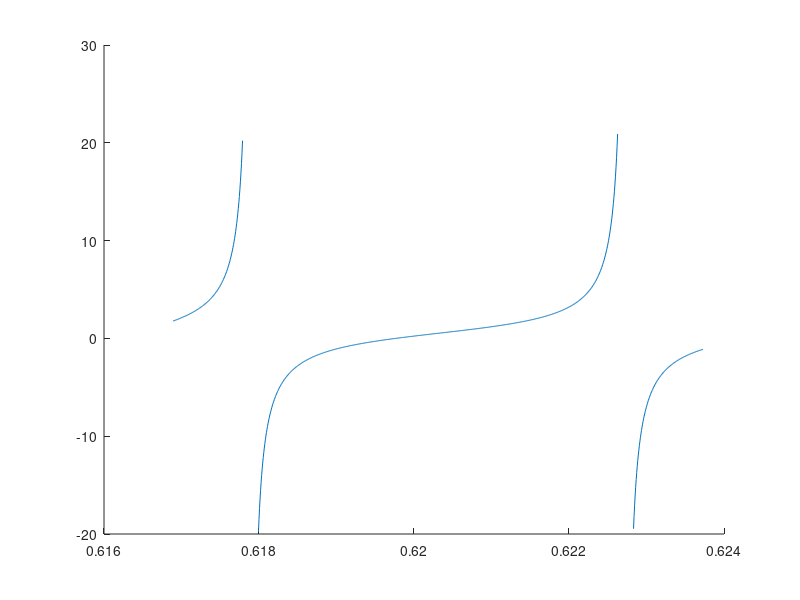

This figure's MATLAB source: (Note: this script raises an error after producing the figure.)
%% Section 3.2: Covariance distance estimation
% This page contains simulations in Section 3.2: estimation of various
% distance between covariance matrices in large dimension

%% Visualization of behavior of $x \mapsto x m_\mu(x)$
close all; clear; clc

coeff = 3;
p = 100*coeff;
n1 = 300*coeff;
n2 = 900*coeff;

c1 = p/n1;
c2 = p/n2;

rng(928);
Z1 = randn(p,n1);
Z2 = randn(p,n2);

eig_C1 = [1,2,4];
eig_C2 = [1,3,5];
C1 = diag([eig_C1(1)*ones(p/3,1); eig_C1(2)*ones(p/3,1); eig_C1(3)*ones(p/3,1)]); 
C2 = diag([eig_C2(1)*ones(p/3,1); eig_C2(2)*ones(p/3,1); eig_C2(3)*ones(p/3,1)]); 

X1 = sqrtm(C1)*Z1;
X2 = sqrtm(C2)*Z2;

SCM1 = X1*(X1')/n1;
SCM2 = X2*(X2')/n2;

SCM = SCM1\SCM2;
eigs_SCM = eig(SCM);
eigs_SCM = sort(eigs_SCM);

m = @(x) sum(1./(eigs_SCM-x))/p;
x_m = @(x) x.*m(x);

tol1 = 1e-3;
index_eigs_SCM = 50;
zoom_eigs_SCM = linspace(eigs_SCM(index_eigs_SCM)-tol1,eigs_SCM(index_eigs_SCM+1)+tol1,1000);

tol2 = 1e-4;
zoom_eigs_SCM(zoom_eigs_SCM<=eigs_SCM(index_eigs_SCM)+tol2 & zoom_eigs_SCM>=eigs_SCM(index_eigs_SCM)-tol2)=NaN;
zoom_eigs_SCM(zoom_eigs_SCM<=eigs_SCM(index_eigs_SCM+1)+tol2 & zoom_eigs_SCM>=eigs_SCM(index_eigs_SCM+1)-tol2)=NaN;

% numerical evaluation of eta and zeta
eta = real(eig(diag(eigs_SCM) + sqrt(eigs_SCM)*sqrt(eigs_SCM')/(n1-p)));
eta = eta(eta<eigs_SCM(index_eigs_SCM+1) & eta>eigs_SCM(index_eigs_SCM));
zeta = real(eig(diag(eigs_SCM) - sqrt(eigs_SCM)*sqrt(eigs_SCM')/(n2)));
zeta = zeta(zeta<eigs_SCM(index_eigs_SCM) & zeta>eigs_SCM(index_eigs_SCM-1));

figure
hold on
plot(zoom_eigs_SCM, x_m(zoom_eigs_SCM));
xline(eigs_SCM(index_eigs_SCM),'--k');
xline(eigs_SCM(index_eigs_SCM+1),'--k');
yline(0,'--k');
yline( (1-c2)/c2,'--k');
yline( -1/c1,'--k');
yline(0,'--k');
axis([eigs_SCM(index_eigs_SCM)-tol1 eigs_SCM(index_eigs_SCM+1)+tol1 -10 10])

xlabel('x', 'Interpreter', 'latex')
ylabel('$x m_{\mu}(x)$', 'Interpreter', 'latex')
plot(eigs_SCM(index_eigs_SCM),0,'ob');
text(eigs_SCM(index_eigs_SCM)+1e-5,.5,'$\lambda_i$', 'Interpreter', 'latex', 'FontSize',12)
plot(eigs_SCM(index_eigs_SCM+1),0,'ob');
text(eigs_SCM(index_eigs_SCM+1)+1e-5,.5,'$\lambda_{i+1}$', 'Interpreter', 'latex', 'FontSize',12)

plot(eta, 0,'xr');
plot(zeta, 0,'xr');
text(eta-1e-4, .5,'$\eta_i$', 'Interpreter', 'latex', 'FontSize',12)
text(zeta-1e-4, .5,'$\zeta_i$', 'Interpreter', 'latex', 'FontSize',12)
xline(eta,':k');
xline(zeta,':k');

%% Classical versus random matrix improved covariance distance estimator
close all; clear; clc

p_loop = 2.^(1:9);
n1 = 1024;
n2 = 2048;

rng(928);
nb_average_loop = 30;
store_output = zeros(length(p_loop),3); % [population distance, RMT estimator, classical estimator]

for i = 1:length(p_loop)
    p = p_loop(i);
    
    C1 = toeplitz(0.2.^(0:p-1));
    C2 = toeplitz(0.4.^(0:p-1));

    f = @(z) log(z).^2; % Fisher distance
    
    tmp = zeros(3,1);
    for j = 1:nb_average_loop
        X1 = sqrtm(C1)*randn(p,n1);
        X2 = sqrtm(C2)*randn(p,n2);

        [RMTDistEst,ClassDistEst] = RMTCovDistEst(X1,X2,'Fisher');
        tmp = tmp + [mean(f(eig(C1\C2))); RMTDistEst; ClassDistEst]/nb_average_loop;
    end
    store_output(i,:) = tmp;
end        

disp('Performance of different estimators:')
disp([p_loop', store_output])

%% FUNCTIONS
% Code from https://github.com/maliktiomoko/RMTEstimCovDist
function [RMTDistEst,ClassDistEst] = RMTCovDistEst(X1,X2,distance)
%RMTCovDistEst: random matrix-based improved estimators of distances
%between covariances
%INPUT: X1 (input data of covriance C1), X2 (input data of covriance C2),
%distance (different types of distances under consideration)

n1=size(X1,2);
n2=size(X2,2);
p=size(X2,1);

switch distance
    case 'Fisher'
        f = @(t) log(t).^2;
    case 'bhattacharrya'
        f = @(t) -1/4*log(t)+1/2*log(1+t)-1/2*log(2);
    case 'KL'
        f = @(t) 1/2*t-1/2*log(t)-1/2;
    case 't'
        f = @(t) t;
    case 'log'
        f = @(t) log(t);
    case 'log(1+st)'
        s = 1;
        f = @(t) log(1+s*t);
end    
    c2=p/n2;
    c1=p/n1;                   
    hatC1=1/n1*(X1*X1');
    hatC2=1/n2*(X2*X2');
    F=hatC1\hatC2;

    lambda=sort(eig(F));
    slambda=sqrt(lambda);
    eta = sort(eig(diag(lambda)-slambda*slambda'/(p-n1)));
    zeta = sort(eig(diag(lambda)-slambda*slambda'/n2));
    m = @(z) mean(1./(lambda*ones(1,length(z))-ones(p,1)*z));        
    phi=@(z) z+c1*z.^2.*m(z);      
    psi=@(z) 1-c2-c2*z.*m(z);
    switch distance
        case 'Fisher'
            M=zeros(p);
                N=zeros(p);                
                for i=1:p
                    M(i,i)=1/(2*lambda(i)^2);
                    N(i,i)=1/lambda(i);                 
                    js=1:p;
                    js(i)=[];
                    for j=js
                        M(i,j)=(-1+lambda(i)/lambda(j)-log(lambda(i)/lambda(j)))/(lambda(i)-lambda(j))^2;                        
                        N(i,j)=log(lambda(i)/lambda(j))/(lambda(i)-lambda(j));
                    end
                end     

                % Large p-estimate
                
                RMTDistEst=2*(c1+c2-c1*c2)/(c1*c2)*( (eta-zeta)'*M*(eta-lambda)+(eta-lambda)'*(log((1-c1)*lambda)./lambda) )...
                    -2/p*(eta-zeta)'*N*ones(p,1)+1/p*sum(log((1-c1)*lambda).^2)...
                    -2*(1-c2)/c2*( 1/2*log( (1-c1)*(1-c2) )^2+(eta-zeta)'*(log((1-c1)*lambda)./lambda) );               
                ClassDistEst=mean(f(lambda));
        case 'log(1+st)'  
            % additional kappa term in negative side
            s=1;
                kappa_p=0;
                kappa_m=-1/(s*(1-c1));
                if c2>1
                   kappa_p=min(lambda(lambda>1e-3));
                   while phi(kappa_m)/psi(kappa_m)>-1/s
                       kappa_m=2*kappa_m;
                   end
                end
                
                while abs(kappa_p-kappa_m)>1e-6*abs(eta(p)-zeta(p))
                    kappa_=(kappa_p+kappa_m)/2;
                    if phi(kappa_)/psi(kappa_)<-1/s
                        kappa_m=kappa_;
                    else
                        kappa_p=kappa_;
                    end
                end
                kappa_0=(kappa_p+kappa_m)/2;  
            RMTDistEst=(c1+c2-c1*c2)/(c1*c2)*log((c1+c2-c1*c2)/(1-c1)/abs(c2-s*c1*kappa_0))+1/c2*log(abs(-s*kappa_0*(1-c1)))+1/p*sum(log(abs(1-lambda/kappa_0)));  
            ClassDistEst=mean(f(lambda));
        case 'bhattacharrya'
            RMTDistEst=(-1/4)*RMTCovDistEst(X,Y,'log')+1/2*RMTCovDistEst(X,Y,'log(1+st)')-1/2*log(2);
            ClassDistEst=mean(f(lambda));
        case 'KL'
            RMTDistEst=1/2*((1-c1)*mean(lambda)-mean(log(lambda))+(1-c1)/c1*log(1-c1)-(1-c2)/c2*log(1-c2)-1);
            ClassDistEst=mean(f(lambda));
        case 't'
            RMTDistEst=(1-c1)*mean(lambda);
            ClassDistEst=mean(f(lambda));
        case 'log'
            RMTDistEst=1/p*sum(log(lambda))-(1-c1)/c1*log(1-c1)+(1-c2)/c2*log(1-c2);
            ClassDistEst=mean(f(lambda));
        case 'Wasserstein'
            [RMTDistEst,ClassDistEst]=RMTWassDist(X1,X2);
    end

end


function [RMTDistEst,ClassDistEst] = RMTWassDist(X1,X2)
%Function that compute the Wasserstein distance between Gaussian centered
%distribution based on the article Random  Matrix-Improved  Estimation  of  the  Wasserstein  Distance
%between  two  Centered  Gaussian  Distribution (Malik TIOMOKO & Romain Couillet)
%Input samples from the first class X1 of dimension p*n1 and the
%samples from the second class X2 of size p*n2

p=size(X1,1);
n1=size(X1,2);
n2=size(X2,2);
c1=p/n1;c2=p/n2;

%Sample covariance estimate
hatC1=X1*X1'/n1;hatC2=X2*X2'/n2;
lambda=sort(eig(hatC1*hatC2));
m=@(z) mean(1./(lambda-z));
phi=@(z) z./(1-c1-c1.*z.*m(z));
psi=@(z) 1-c2-c2*z.*m(z);
f=@(z) sqrt(z);
eta=sort(real(eig(diag(lambda)-(1/n1)*sqrt(lambda)*sqrt(lambda)')));
zeta=sort(real(eig(diag(lambda)-(1/n2)*sqrt(lambda)*sqrt(lambda)')));
phi_test=@(z) z;
psi_test=@(z) 1;
phipsi=@(z) sqrt(z)/(c2);
for i=1:length(lambda)
    phi_test=@(z) phi_test(z).*((z-lambda(i))./(z-eta(i)));
    psi_test=@(z) psi_test(z).*(z-zeta(i))./(z-lambda(i));
    phipsi=@(z) phipsi(z).*sqrt((z-zeta(i))./(z-eta(i)));
end
% Distinguish the case where n1<n2 to the case where n1>n2
if eta(1)<zeta(1)
    my_eta=zeta;
    my_zeta=eta;
else
    my_zeta=zeta;
    my_eta=eta;
end
other=@(z) 2*sum(1./(z-zeta))-2*sum(1./(z-lambda));
integrand_real=@(z) (1/(2*pi))*2*f(-(phi(z)./psi(z))).*other(z).*(psi(z)/c2);
%Computing the second term (real_integral)
real_integral=0;
for i=1:length(my_zeta)
    real_integral=real_integral+integral(integrand_real,my_zeta(i),my_eta(i));
end
%Computing the first term (pole in lambda)
pole=2*(sqrt(c2/c1))*sum(sqrt(lambda))/c2;
esty=pole+real_integral;
RMTDistEst=(1/p)*trace(hatC1+hatC2)-2*esty;
%Distinguish the case n1=n2
if n1==n2
    RMTDistEst=(1/p)*trace(hatC1+hatC2)-2*(sum(sqrt(lambda))-sum(sqrt(zeta)))*(2*n1/p);
end

%Classical estimate
ClassDistEst=(1/p)*(trace(hatC1)+trace(hatC2)-2*trace((hatC1^(1/2)*hatC2*hatC1^(1/2))^(1/2)));
end
